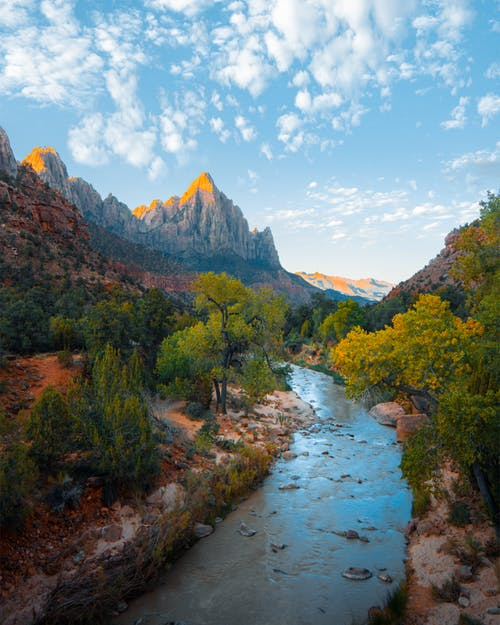
#> input picture Python/Artificial Neural Network/poze/poza0.jpg, 500 x 625 px; its folder holds 4 pictures in this run
$ python cerinta2Sepia.py
#> lines starting #> are read from the running program, lines starting #| are printed output that depends on the picture
from PIL import Image
from sklearn import neural_network
from sklearn.metrics import accuracy_score
import numpy as np

def loadImages():
    inputs=[]
    outputs=[0,1,0,1,0,1,0,1,0,1,0,1,0,1,0,1,0,1,0,1] # o sa citesc aleator: o poza fara filtru si una cu sepia

    for i in range(10):
        noFilterImageName="poza"+str(i)+'.jpg'
        noFilterImg=Image.open("poze/"+noFilterImageName,"r")
#> noFilterImg is the input picture: PIL image 500x625 RGB; mean R, G, B 108.4, 122.8, 123.6
        noFilterImg_resized=noFilterImg.resize((300,300))
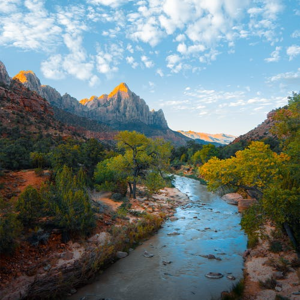
#> noFilterImg_resized: PIL image 300x300 RGB; mean R, G, B 108.4, 122.8, 123.6
        noFilerImgData=np.average(np.asarray(noFilterImg_resized),axis=(0,1))
#> noFilerImgData = [108.4, 122.8, 123.6]
        inputs.append(noFilerImgData)

        filterImageName="poza"+str(i+10)+'.jpg'
        filterImg=Image.open("poze/"+filterImageName,"r")
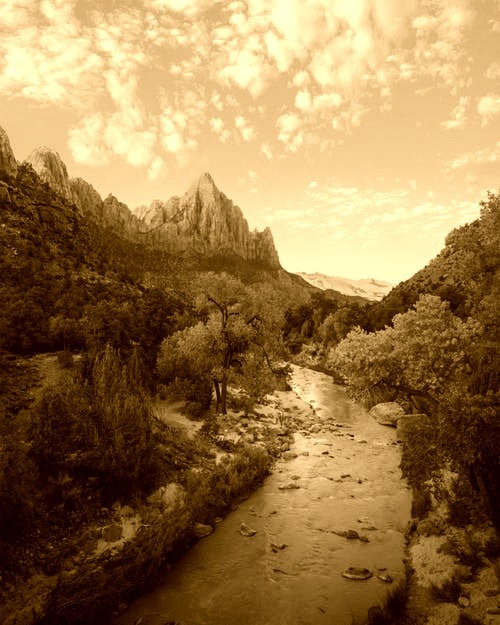
#> input picture Python/Artificial Neural Network/poze/poza10.jpg, 500 x 625 px
#> filterImg is the input picture: PIL image 500x625 RGB; mean R, G, B 152.6, 119.9, 73
        filterImg_resized=filterImg.resize((300,300))
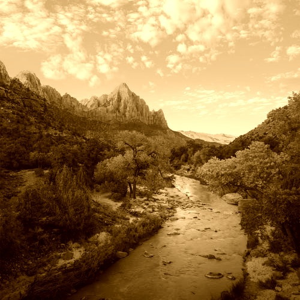
#> filterImg_resized: PIL image 300x300 RGB; mean R, G, B 152.6, 119.9, 73
        filterImgData=np.average(np.asarray(filterImg_resized),axis=(0,1))
#> filterImgData = [152.6, 119.9, 73.05]
        inputs.append(filterImgData)
#> pass 2 of the loop in loadImages, `for i in range(10):`:
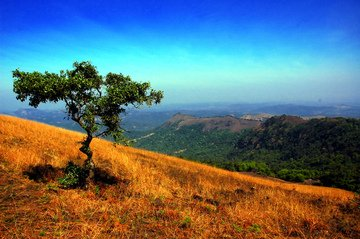
#> input picture Python/Artificial Neural Network/poze/poza1.jpg, 360 x 239 px
#> in loadImages, noFilterImg is the input picture: PIL image 360x239 RGB; mean R, G, B 95.4, 111.3, 118
#> noFilerImgData = [95.37, 111.3, 118]
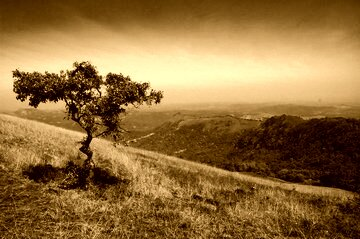
#> input picture Python/Artificial Neural Network/poze/poza11.jpg, 360 x 239 px
#> in loadImages, filterImg is the input picture: PIL image 360x239 RGB; mean R, G, B 146.7, 110.4, 59.7
#> in loadImages, `filterImg_resized=filterImg.resize((300,300))`:
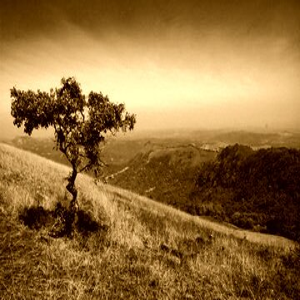
#> filterImg_resized: PIL image 300x300 RGB; mean R, G, B 146.7, 110.4, 59.8
#> filterImgData = [146.7, 110.4, 59.82]
    return inputs,outputs

def run():
    inputs,outputs=loadImages()
    #split inputs and outputs for train and test

    np.random.seed(2)
    indexes = [i for i in range(len(inputs))]
    trainSample = np.random.choice(indexes, int(0.8 * len(inputs)), replace = False)
    testSample = [i for i in indexes  if not i in trainSample]

    trainInputs = [inputs[i] for i in trainSample]
    trainOutputs = [outputs[i] for i in trainSample]
    testInputs = [inputs[i] for i in testSample]
    testOutputs = [outputs[i] for i in testSample]

    neural_network_model=neural_network.MLPClassifier(hidden_layer_sizes=(100,),max_iter=2000,activation="tanh",solver="sgd",learning_rate_init=0.1)

    neural_network_model.fit(trainInputs,trainOutputs)
    computedTestOutputs=neural_network_model.predict(testInputs)
    print("Accuracy:", accuracy_score(testOutputs,computedTestOutputs))
#> (the run stopped early here; a loop or call above may not have finished)
